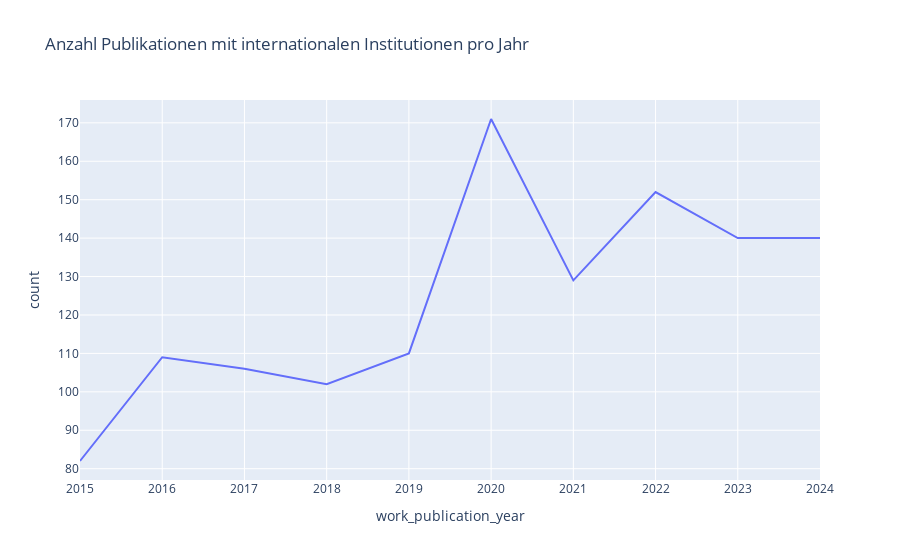

The notebook cell saved with this chart:
### Markdown cell above
Jetzt das gleiche, aber nur für die *internationalen* Publikationen

### Code cell
international_collabs_by_year = (
    df_papers[(df_papers["work_publication_year"] < 2025)
    & (df_papers["is_international_collab"] == True)]        # Jahr-Filter
    .groupby("work_publication_year")
    .size()
    .reset_index(name="count")                                  # Anzahl Publikationen
)

fig = px.line(international_collabs_by_year, x="work_publication_year", y="count",
              title="Anzahl Publikationen mit internationalen Institutionen pro Jahr")
fig.show()

### Figure 1 — Plotly figure (JSON) as saved in the notebook; plotly's stock layout.template omitted (floating-point values rounded to 4 significant figures)
{"data": [{"hovertemplate": "work_publication_year=%{x}<br>count=%{y}<extra></extra>", "legendgroup": "", "line": {"color": "#636efa", "dash": "solid"}, "marker": {"symbol": "circle"}, "mode": "lines", "name": "", "orientation": "v", "showlegend": false, "type": "scatter", "x": [2015, 2016, 2017, 2018, 2019, 2020, 2021, 2022, 2023, 2024], "xaxis": "x", "y": [82, 109, 106, 102, 110, 171, 129, 152, 140, 140], "yaxis": "y"}], "layout": {"legend": {"tracegroupgap": 0}, "title": {"text": "Anzahl Publikationen mit internationalen Institutionen pro Jahr"}, "xaxis": {"anchor": "y", "domain": [0, 1], "title": {"text": "work_publication_year"}}, "yaxis": {"anchor": "x", "domain": [0, 1], "title": {"text": "count"}}}}
